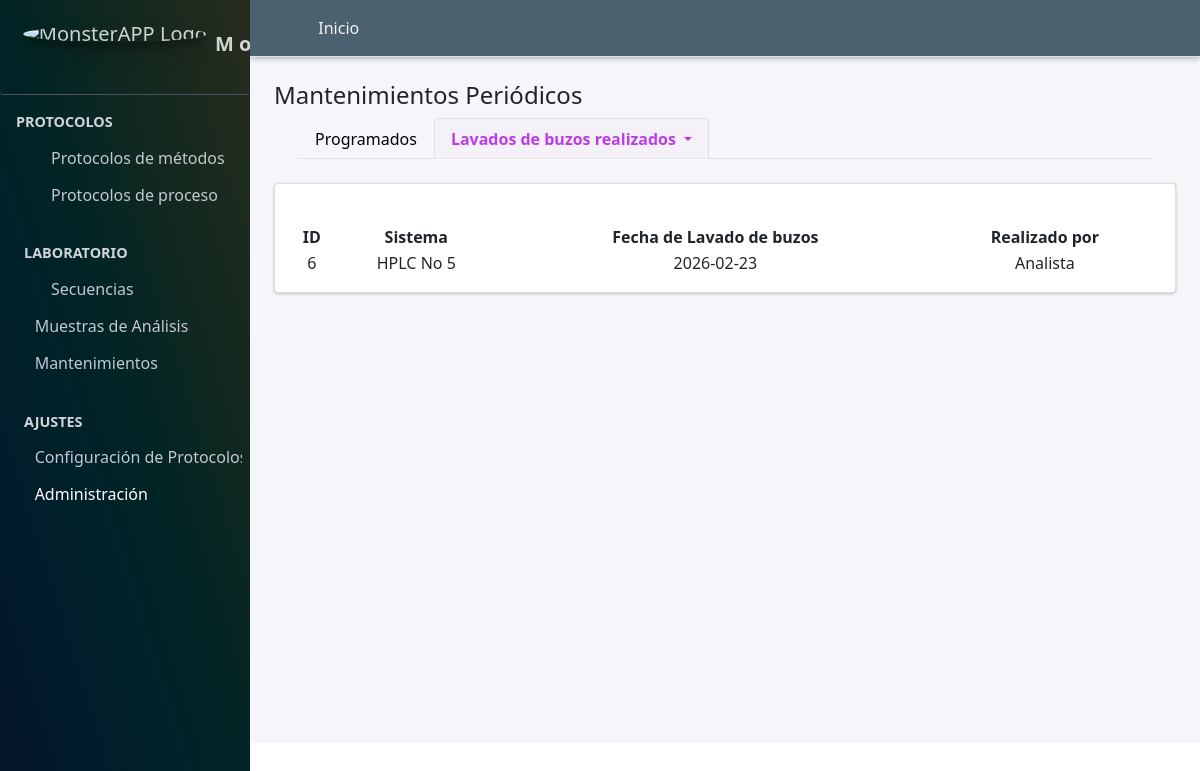
/mantenimientos_buzos_realizados/ (signed in), run on the app's committed database.
### Aplicaciones/Secuencias/models.py (models this page shows, shortened)
class Lavado_buzo(models.Model):
    sistema=models.ForeignKey(to=Sistema, on_delete=models.CASCADE, verbose_name="Sistema", null=True, blank=False)
    fecha_lavado_buzo=models.DateField(verbose_name="Fecha de lavado de buzos", null=True, blank=True)
    fecha_lavado_celda=models.DateField(verbose_name="Fecha de lavado de celda", null=True, blank=True)
    fecha_test_diagnostico=models.DateField(verbose_name="Fecha del test", null=True, blank=True)
    fecha_mantenimiento=models.DateField(verbose_name="Fecha del Mantenimiento", null=True, blank=True)
    fecha_calificacion=models.DateField(verbose_name="Fecha de la calificación", null=True, blank=True)
    fecha_alerta_inferior=models.DateField(verbose_name="Fecha de alerta inferior", null=True, blank=True)
    fecha_alerta_superior=models.DateField(verbose_name="Fecha de alerta superior", null=True, blank=True)
    fecha_alerta_inferior_celda=models.DateField(verbose_name="Fecha de alerta inferior celda", null=True, blank=True)
    fecha_alerta_superior_celda=models.DateField(verbose_name="Fecha de alerta superior celda", null=True, blank=True)
    fecha_alerta_inferior_test=models.DateField(verbose_name="Fecha de alerta inferior test", null=True, blank=True)
    fecha_alerta_superior_test=models.DateField(verbose_name="Fecha de alerta superior test", null=True, blank=True)
    fecha_alerta_inferior_mantenimiento=models.DateField(verbose_name="Fecha de alerta inferior mantenimiento", null=True, blank=True)
    fecha_alerta_superior_mantenimiento=models.DateField(verbose_name="Fecha de alerta superior mantenimiento", null=True, blank=True)
    fecha_alerta_inferior_calificacion=models.DateField(verbose_name="Fecha de alerta inferior calificación", null=True, blank=True)
    fecha_alerta_superior_calificacion=models.DateField(verbose_name="Fecha de alerta superior calificación", null=True, blank=True)
    class Condicion(models.TextChoices):
        ACTIVO = "Activo", "ACTIVO"
        PASIVO = "Pasivo", "PASIVO"
    condicion=models.CharField(max_length=90, choices=Condicion.choices, default=Condicion.ACTIVO, verbose_name="Condicion")
    class Status(models.TextChoices):
        PROGRAMADO = "Programado", "PROGRAMADO"
        REALIZADO = "Realizado", "REALIZADO"
        PENDIENTE = "Pendiente", "PENDIENTE"
    status=models.CharField(max_length=90, choices=Status.choices, default=Status.PROGRAMADO, verbose_name="Status Buzos", null=True, blank=True)
    class Status_celda(models.TextChoices):
        PROGRAMADO = "Programado", "PROGRAMADO"
        REALIZADO = "Realizado", "REALIZADO"
        PENDIENTE = "Pendiente", "PENDIENTE"
    status_celda=models.CharField(max_length=90, choices=Status_celda.choices, default=Status_celda.PROGRAMADO, verbose_name="Status Celdas", null=True, blank=True)
    class Status_test(models.TextChoices):
        PROGRAMADO = "Programado", "PROGRAMADO"
        REALIZADO = "Realizado", "REALIZADO"
        PENDIENTE = "Pendiente", "PENDIENTE"
    status_test=models.CharField(max_length=90, choices=Status_test.choices, default=Status_test.PROGRAMADO, verbose_name="Status Test", null=True, blank=True)
    class Status_mantenimiento(models.TextChoices):
        PROGRAMADO = "Programado", "PROGRAMADO"
        REALIZADO = "Realizado", "REALIZADO"
        PENDIENTE = "Pendiente", "PENDIENTE"
    status_mantenimiento=models.CharField(max_length=90, choices=Status_mantenimiento.choices, default=Status_mantenimiento.PROGRAMADO, verbose_name="Status Mantenimiento", null=True, blank=True)
    class Status_calificacion(models.TextChoices):
        PROGRAMADO = "Programado", "PROGRAMADO"
        REALIZADO = "Realizado", "REALIZADO"
        PENDIENTE = "Pendiente", "PENDIENTE"
    status_calificacion=models.CharField(max_length=90, choices=Status_calificacion.choices, default=Status_calificacion.PROGRAMADO, verbose_name="Status Calificación", null=True, blank=True)
    realizado_por=models.CharField(max_length=250, verbose_name="Lavado de buzos realizados por",  null=True, blank=True)
    realizado_por_celda=models.CharField(max_length=250, verbose_name="Lavado de celda realizado por",  null=True, blank=True)
    realizado_por_test=models.CharField(max_length=250, verbose_name="Test realizado por",  null=True, blank=True)
    realizado_por_mantenimiento=models.CharField(max_length=250, verbose_name="Mantenimiento realizado por",  null=True, blank=True)
    realizado_por_calificacion=models.CharField(max_length=250, verbose_name="Calificado por",  null=True, blank=True)
    observaciones=models.CharField(max_length=250, verbose_name="Observaciones",  null=True, blank=True)

class Sistema(models.Model):
    nombre=models.CharField(max_length=250, verbose_name="Sistema",  null=True, blank=False)
    class Condicion(models.TextChoices):
        ACTIVO = "Activo", "ACTIVO"
        PASIVO = "Pasivo", "PASIVO"
    condicion=models.CharField(max_length=90, choices=Condicion.choices, default=Condicion.ACTIVO, verbose_name="Condicion")
    def __str__(self):
        return (self.nombre)

### Aplicaciones/Secuencias/views/mantenimientos.py (the view)
# urls.py: path("mantenimientos_buzos_realizados/",views.mantenimientos_buzos_realizados, name="mantenimientos_buzos_realizados"),
@login_required
def mantenimientos_buzos_realizados(request):
    titulo="Mantenimientos Periódicos"
    lavado_buzo=Lavado_buzo.objects.all()
    context={
        "titulo":titulo,
        "lavado_buzo":lavado_buzo,
    }
    return render(request, "secuencias/mantenimientos_buzos_realizados.html", context)

### MONSTER_APP/templates/secuencias/mantenimientos_buzos_realizados.html (shortened to what this page needs)
{% extends "partial/body.html" %}
{% load crispy_forms_tags %}
{% load crispy_forms_filters %}
{% block contenido %}
{% load django_bootstrap5 %}
{% load static %}
{% include "partial/header_mantenimientos.html" %}
<section >
  <div class="container"><br>
    <div class="card">
      <div class="container-fluid">
          <div class="row">
            <div class="col-md-6"> <br>
                </div>
                  <br>
            </div>
      </div>
        <div class="card-body table-responsive">
          <table id="example3" class="display" style="width:100%">
            <thead class="">
              <tr>
                  <th class="text-center">ID</th>
                  <th class="text-center">Sistema</th>
                  <th class="text-center">Fecha de Lavado de buzos</th>
                  <th class="text-center">Realizado por</th>
              </tr>
              </thead>
              <tbody id="myTable">
                  {% for item in lavado_buzo.all %}
                  {% if item.status == "Realizado" %}
  <tr>
              <td class="text-center">{{item.id}}</td>
              <td class="text-center">{{item.sistema}}</td>
              <td class="text-center">{{item.fecha_lavado_buzo|date:'Y-m-d'}}</td>
              <td class="text-center">{{item.realizado_por}}</td>
              </tr>
               {% endif %}
              {% endfor %}
              </tbody>
          </table>
          <link href="https://cdn.datatables.net/v/dt/jq-3.7.0/dt-2.0.3/b-3.0.1/b-html5-3.0.1/date-1.5.2/sl-2.0.0/datatables.min.css" rel="stylesheet">
          </div>
        </div>
      </div>
</section>
        <link href="https://cdn.datatables.net/v/dt/jq-3.7.0/dt-2.0.3/b-3.0.1/b-html5-3.0.1/date-1.5.2/sl-2.0.0/datatables.min.css" rel="stylesheet">
{% endblock contenido %}

### data on the page
Lavado_buzo: id "6", sistema "HPLC No 5", fecha_lavado_buzo "2026-02-23", realizado_por "Analista"
